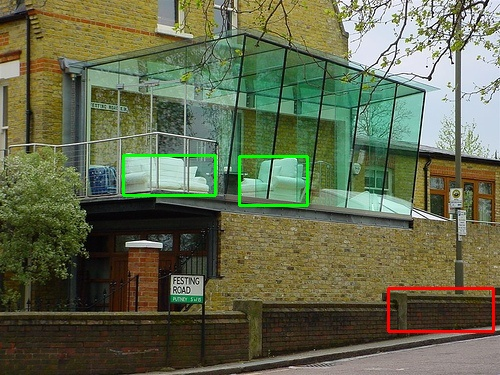
#> input picture tools/object-detection-metrics/samples/sample_1/images/000003.jpg, 500 x 375 px
$ python -i multi_scale_volumes_with_tracking_and_stabilization_using_masks.py   (imports and definitions only)
#> lines starting #> are read from the running program, lines starting #| are printed output that depends on the picture
import json
import multiprocessing
import os
from glob import glob
from typing import List, Tuple

import cv2
import cv2 as cv
import numpy as np
from tqdm import tqdm

from tools.crf.IoU_test import get_region_props
from tools.crf.crf_on_labels import get_safe_extended_pixels
from tools.motion_stablization.stabalize_motion import smooth
from tools.video_tubes.remove_noisy_false_positives_by_tracking import get_video_wise_list

# folder containing frames of the videos
frames_folder = ''
# masks in this folder will be used for processing (tracking)
# set this variable to the folder containing binary masks generated by CRF
mask_folder = ''
# set following variable to the path of ground truth binary masks
# these will be transformed and patches of these will be saved
mask2_folder = ''
# set path to spatial prediction masks
detection_2d_mask_folder = ''

# where to store the output files
# i.e. ~/cuboids
output_folder = ''
output_filename_prefix = ''

# ~/cuboids/__gt_transformed
gt_output_folder = ''
# ~/cuboids/__2d_detections_transformed
mask_2d_output_folder = ''
frame_output_folder = ''

volume_dimensions = 224
foreground_pixel_value = 1
extra_pixels = 50

frames_in_volume = 8
middle_frame_number = frames_in_volume // 2


# [158 lines left out: functions extract_small_boxes, extend_height_width, get_patches_by_tracker_extend_version, get_tracked_volumes_boxes, get_tracked_volumes, not called in this run]


def get_motion_stabilization(frames: List[np.ndarray], masks: List[np.ndarray] = None,
                             gt_masks: List[np.ndarray] = None, detection_2d_masks=None):
    n_frames = len(frames)
    height, width = frames[0].shape[0:2]

    transforms = np.zeros((n_frames - 1, 3), np.float32)

    for i in range(len(frames) - 1):
        prev = frames[i]
        prev_gray = cv2.cvtColor(prev, cv2.COLOR_BGR2GRAY)

        prev_pts = cv2.goodFeaturesToTrack(prev_gray, maxCorners=200, qualityLevel=0.01, minDistance=30, blockSize=3)

        curr = frames[i + 1]
        curr_gray = cv2.cvtColor(curr, cv2.COLOR_BGR2GRAY)

        # Track feature points
        # status = 1. if flow points are found
        # err if flow was not find the error is not defined
        # curr_pts = calculated new positions of input features in the second image
        curr_pts, status, err = cv2.calcOpticalFlowPyrLK(prev_gray, curr_gray, prev_pts, None)

        idx = np.where(status == 1)[0]
        prev_pts = prev_pts[idx]
        curr_pts = curr_pts[idx]
        assert prev_pts.shape == curr_pts.shape

        # fullAffine= FAlse will set the degree of freedom to only 5 i.e translation, rotation and scaling
        # try fullAffine = True
        m = cv2.estimateRigidTransform(prev_pts, curr_pts, fullAffine=False)

        assert m is not None, "m shouldn't be none"

        dx = m[0, 2]
        dy = m[1, 2]

        # Extract rotation angle
        da = np.arctan2(m[1, 0], m[0, 0])

        transforms[i] = [dx, dy, da]

    # Find the cumulative sum of tranform matrix for each dx,dy and da
    trajectory = np.cumsum(transforms, axis=0)

    smoothed_trajectory = smooth(trajectory)
    difference = smoothed_trajectory - trajectory
    transforms_smooth = transforms + difference

    stabilized_frames = []
    stabilized_masks = []
    gt_stabilized_masks = []
    inverse_matrices = []
    detection_2d_stabilized_masks = []

    # Write n_frames-1 transformed frames
    for i in range(len(frames) - 1):
        frame = frames[i]

        # Extract transformations from the new transformation array
        dx = transforms_smooth[i, 0]
        dy = transforms_smooth[i, 1]
        da = transforms_smooth[i, 2]

        # Reconstruct transformation matrix accordingly to new values
        m = np.zeros((2, 3), np.float32)
        m[0, 0] = np.cos(da)
        m[0, 1] = -np.sin(da)
        m[1, 0] = np.sin(da)
        m[1, 1] = np.cos(da)
        m[0, 2] = dx
        m[1, 2] = dy

        # Apply affine wrapping to the given frame
        frame_stabilized = cv2.warpAffine(frame, m, (width, height))
        stabilized_frames.append(frame_stabilized)

        if masks is not None:
            mask = masks[i]
            mask_stabilized = cv2.warpAffine(mask, m, (width, height))
            stabilized_masks.append(mask_stabilized)

        if gt_masks is not None:
            gt_mask = gt_masks[i]
            gt_mask_stabilized = cv2.warpAffine(gt_mask, m, (width, height))
            gt_stabilized_masks.append(gt_mask_stabilized)

        if detection_2d_masks is not None:
            detection_2d_mask = detection_2d_masks[i]
            detection_2d_mask_stabilized = cv2.warpAffine(detection_2d_mask, m, (width, height))
            detection_2d_stabilized_masks.append(detection_2d_mask_stabilized)

        m_inv = np.zeros((2, 3), np.float32)
        m_inv[0, 0] = np.cos(da)
        m_inv[0, 1] = np.sin(da)
        m_inv[1, 0] = -np.sin(da)
        m_inv[1, 1] = np.cos(da)
        m_inv[0, 2] = -dx * np.cos(da) - dy * np.sin(da)
        m_inv[1, 2] = -dy * np.cos(da) + dx * np.sin(da)
        inverse_matrices.append(m_inv)
        # frame_inv = frame_stabilized.copy()
        # frame_inv = cv2.warpAffine(frame_inv, m_inv, (width, height))

    return stabilized_frames, inverse_matrices, stabilized_masks, gt_stabilized_masks, detection_2d_stabilized_masks


# [145 lines left out: functions main_process, main, not called in this run]


# [2 lines not run here, left out]

>>> import cv2
>>> picture = cv2.imread('../object-detection-metrics/samples/sample_1/images/000003.jpg', cv2.IMREAD_GRAYSCALE)
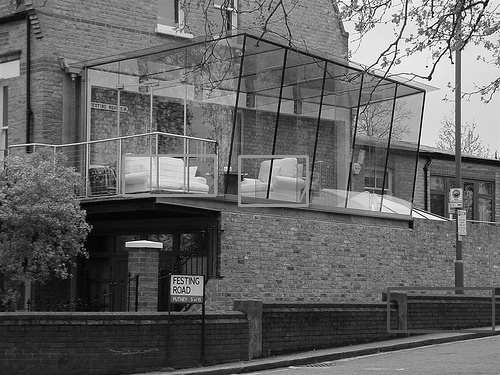
#> picture: shape (375, 500); min 0, max 255, mean 100.5
>>> result = get_motion_stabilization(picture)
#> in get_motion_stabilization, `n_frames = len(frames)`: n_frames = 375
#> (the run stopped early here; a loop or call above may not have finished)
